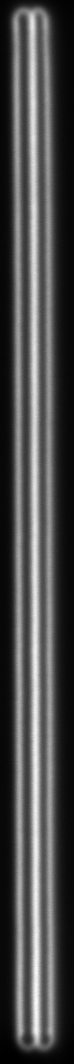
%> input picture Stack-1067-4-l.tif, 74 x 1064 px
$ octave USR.m   (GNU Octave 9; MATLAB toolbox functions it lacks are replaced by stand-ins)
%> lines starting %> are read from the running program, lines starting %| are printed output that depends on the picture
clear all
imgName = "C:\Users\12444\Desktop\SRB+SPOT3.2\Stack-1067-4-l.tif";

sz=5;          % Uniform window size
dimz = 4;      % The number of slices along the z-axis of the image
n=50;          % Number of generated images

for d = 1:dimz
    img(:,:,d) = double(imread(imgName,d));
%> img: size 1064x74 double; min 18, max 20639, mean 6100.8; mean of the top-left, top-right, bottom-left and bottom-right quarters 7119.5, 4783.1, 6769.1, 5731.4
end

dimx = size(img, 1);
%> dimx = 1064
dimy = size(img, 2);
%> dimy = 74
dimz = size(img, 3);
%> dimz = 4


[height, width, dimz] = size(img);
%> height = 1064; width = 74
output_img = img;
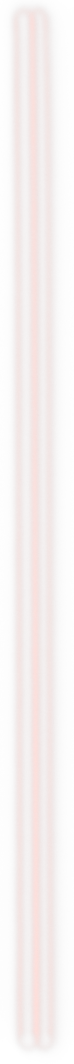
%> output_img: size 1064x74x4 double; mean R, G, B, A 6100.8, 1870.1, 1571.7, 1285.7; transparent parts drawn white

for i = 1:sz:height
    for j = 1:sz:width
        rowEnd = min(i + sz - 1, height);
        colEnd = min(j + sz - 1, width);
        window_stack = img(i:rowEnd, j:colEnd, :);
        mean_window_intensity = mean(window_stack, 'all');
        for k = 1:dimz
            current_window_intensity = mean(window_stack(:, :, k), 'all');
            if current_window_intensity ~= 0
                scale_factor = mean_window_intensity / current_window_intensity;
                output_img(i:rowEnd, j:colEnd, k) = ...
                    output_img(i:rowEnd, j:colEnd, k) * scale_factor;
            end
        end
    end
end
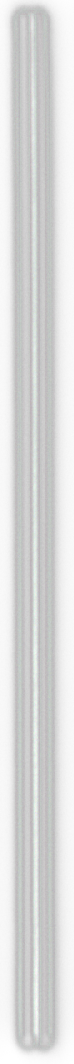
%> output_img: size 1064x74x4 double; mean R, G, B, A 2707, 2707, 2707, 2707; transparent parts drawn white


for k = 1:size(output_img, 3)
    IMG = output_img(:, :, k);
    IMG = uint16(IMG);

    if k == 1

        imwrite(IMG, 'output_img.tif', 'tif', 'WriteMode', 'overwrite');
    else

        imwrite(IMG, 'output_img.tif', 'tif', 'WriteMode', 'append');
    end
end


reconstructed_imgs = zeros(dimx, dimy, n);


%> (the run ends here)
